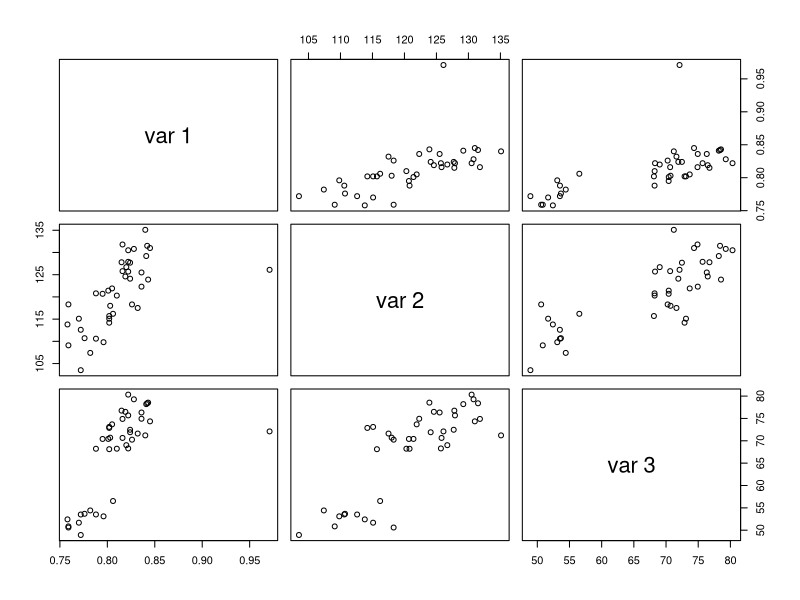
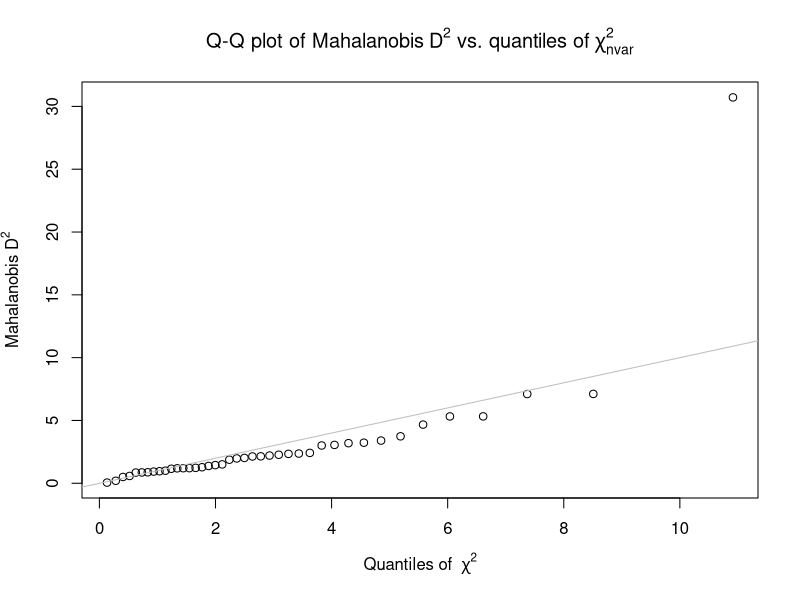
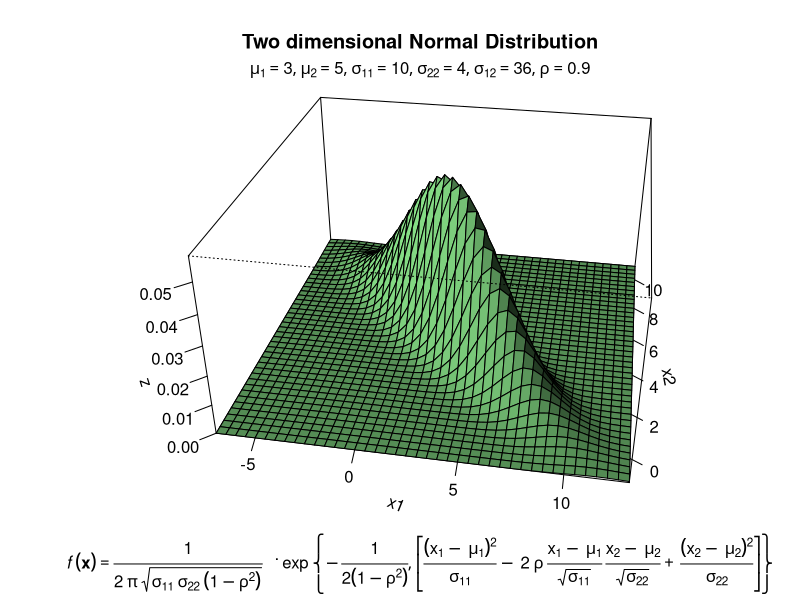
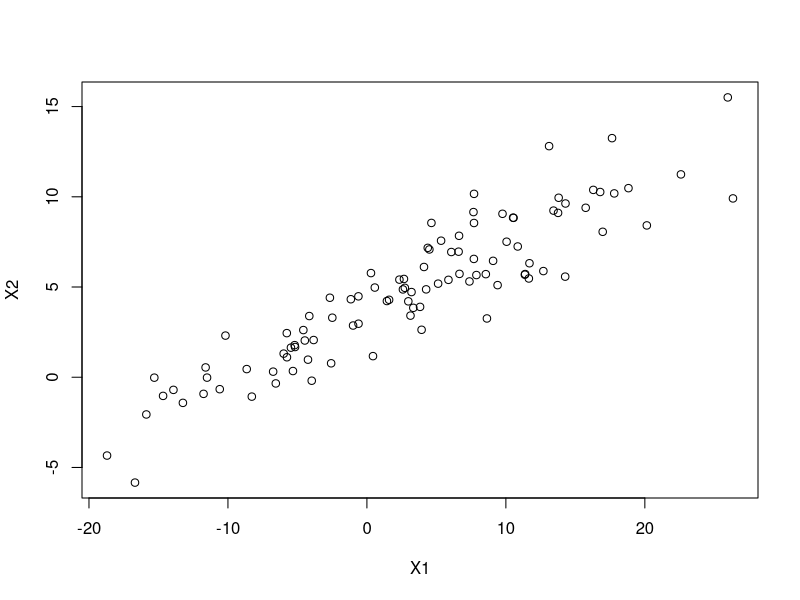

Reproduce these figures in R, in order.
# STAT 8230 HW1

# Question 1
A = matrix(
  c(0.801 , 121.41 , 70.42,
    0.824 , 127.70 , 72.47,
    0.841 , 129.20 , 78.20,
    0.816 , 131.80 , 74.89,
    0.840 , 135.10 , 71.21,
    0.842 , 131.50 , 78.39,
    0.820 , 126.70 , 69.02,
    0.802 , 115.10 , 73.10,
    0.828 , 130.80 , 79.28,
    0.819 , 124.60 , 76.48,
    0.826 , 118.31 , 70.25,
    0.802 , 114.20 , 72.88,
    0.810 , 120.30 , 68.23,
    0.802 , 115.70 , 68.12,
    0.832 , 117.51 , 71.62,
    0.796 , 109.81 , 53.10,
    0.759 , 109.10 , 50.85,
    0.770 , 115.10 , 51.68,
    0.759 , 118.31 , 50.60,
    0.772 , 112.60 , 53.51,
    0.806 , 116.20 , 56.53,
    0.803 , 118.00 , 70.70,
    0.845 , 131.00 , 74.35,
    0.822 , 125.70 , 68.29,
    0.971 , 126.10 , 72.10,
    0.816 , 125.80 , 70.64,
    0.836 , 125.50 , 76.33,
    0.815 , 127.80 , 76.75,
    0.822 , 130.50 , 80.33,
    0.822 , 127.90 , 75.68,
    0.843 , 123.90 , 78.54,
    0.824 , 124.10 , 71.91,
    0.788 , 120.80 , 68.22,
    0.782 , 107.40 , 54.42,
    0.795 , 120.70 , 70.41,
    0.805 , 121.91 , 73.68,
    0.836 , 122.31 , 74.93,
    0.788 , 110.60 , 53.52,
    0.772 , 103.51 , 48.93,
    0.776 , 110.71 , 53.67,
    0.758 , 113.80 , 52.42), 
  nrow = 41, byrow = T)

# Question 1.a
# Report summary statistics (means and variances) of the three variables 
# and present a scatter plot matrix.

# summary statistics of all 3 variables
summary(A)

# mean and variance of x1
mean(A[,1])
var(A[,1])

# mean and variance of x2
mean(A[,2])
var(A[,2])

# mean and variance of x3
mean(A[,3])
var(A[,3])

# scatterplot matrix
pairs(A)

# Question 1.b
# Identify an outlier.

# Using method described in:
# https://www.r-bloggers.com/2019/01/a-new-way-to-handle-multivariate-outliers/

library(psych)

#outlier function from psych package plots QQ plot for outliers using 
# Mahalanobis Distance (MD)
outlier(A)


md <- mahalanobis(A, center = colMeans(A), cov = cov(A))
alpha <- .001
cutoff <- (qchisq(p = 1 - alpha, df = ncol(A)))
names_outliers_MH <- which(md > cutoff)
excluded_mh <- names_outliers_MH

# print MD for all observations
md

# print observation which flagged as outlier - observation 25
excluded_mh

# observation 25 detected as outlier with >99.9% confidence with alpha = .001


# Question 2
# Consider a bivariate normal distribution for X = (X1; X2)', with E(X1) = 3, E(X2) = 5, 
# Var(X1) = 10, Var(X2) = 4, Corr(X1; X2) = 0.9.

# From http://www.stat.ucl.ac.be/ISpersonnel/lecoutre/stats/fichiers/_gallery.pdf
# 3-D plots
mu1<-3 # setting the expected value of x1
mu2<-5 # setting the expected value of x2
s11<-10 # setting the variance of x1
s12<-36 # setting the covariance between x1 and x2
s22<-4 # setting the variance of x2
rho<-0.9 # setting the correlation coefficient between x1 and x2
x1<-seq(-7,13,length=41) # generating the vector series x1
x2<-seq(-1,11,length=41) # generating the vector series x2
f<-function(x1,x2)
{
  term1<-1/(2*pi*sqrt(s11*s22*(1-rho^2)))
  term2<--1/(2*(1-rho^2))
  term3<-(x1-mu1)^2/s11
  term4<-(x2-mu2)^2/s22
  term5<--2*rho*((x1-mu1)*(x2-mu2))/(sqrt(s11)*sqrt(s22))
  term1*exp(term2*(term3+term4-term5))
} # setting up the function of the multivariate normal density
z<-outer(x1,x2,f) # calculating the density values
# Question 2.a
# Sketch a contour of the density.
persp(x1, x2, z,
      main="Two dimensional Normal Distribution",
      sub=expression(italic(f)~(bold(x))==frac(1,2~pi~sqrt(sigma[11]~sigma[22]
        ~(1-rho^2)))~phantom(0)^bold(.)~exp~bgroup("{", list(-frac(1,2(1-rho^2)),
        bgroup("[", frac((x[1]~-~mu[1])^2, sigma[11])~-~2~rho~frac(x[1]~-~mu[1],
        sqrt(sigma[11]))~ frac(x[2]~-~mu[2],sqrt(sigma[22]))~+~
        frac((x[2]~-~mu[2])^2, sigma[22]),"]")),"}")),
      col="lightgreen",
      theta=10, phi=30,
      r=5.0,
      d=0.1,
      expand=0.5,
      ltheta=90, lphi=180,
      shade=0.75,
      ticktype="detailed",
      nticks=5) # produces the 3-D plot
mtext(expression(list(mu[1]==3,mu[2]==5,sigma[11]==10,sigma[22]==4,sigma[12
]==36,rho==0.9)), side=3) # adding a text line to the graph

# question 2.b (b) Generate n = 100 random observations from this distribution 
# and draw a scatterplot of the observations.

N = 100 # number of random samples
mu = c(mu1, mu2) # mean vector
sigma = matrix(c(s11^2, s11*s22*rho, s11*s22*rho, s22^2), 2) # var covar matrix

library(MASS)
bvn1 <- mvrnorm(N, mu = mu, Sigma = sigma ) # from MASS package
colnames(bvn1) <- c("X1","X2")
bvn1
plot(bvn1)

#2c
mu_bar <- c(mean(bvn1[,1]),mean(bvn1[,2]))
percent_dif <- c(100*(mu_bar[1]-mu[1])/mu[1], 100*(mu_bar[2]-mu[2])/mu[2])

#2d
s11_bar <- sqrt(var(bvn1[,1]))
s22_bar <- sqrt(var(bvn1[,2]))
s22_bar
cov(bvn1)

#3a
A = matrix(c(2, 4, 1, 3), 2, byrow = T)
B = matrix(c(-2, 1, 0, 4), 2, byrow = T)
C = matrix(c(3, 1, 2, 1), 2, byrow = T)

identical((A + B) + C, A + (B + C))
(A + B) + C
A + (B + C)
#3b
identical((A%*%B)%*%C, A%*%(B%*%C))
(A%*%B)%*%C
A%*%(B%*%C)
#3c
identical(A%*%(B + C), A%*%B + A%*%C)
A%*%(B + C)
A%*%B + A%*%C